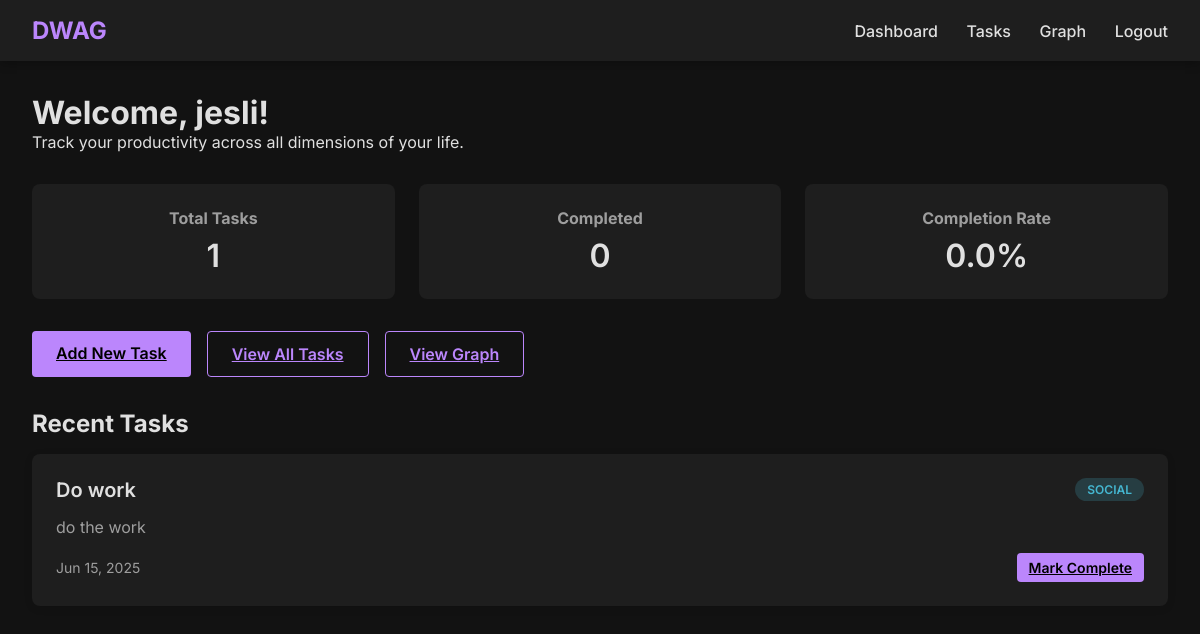
Page /dashboard (signed in) on the earlier database version.
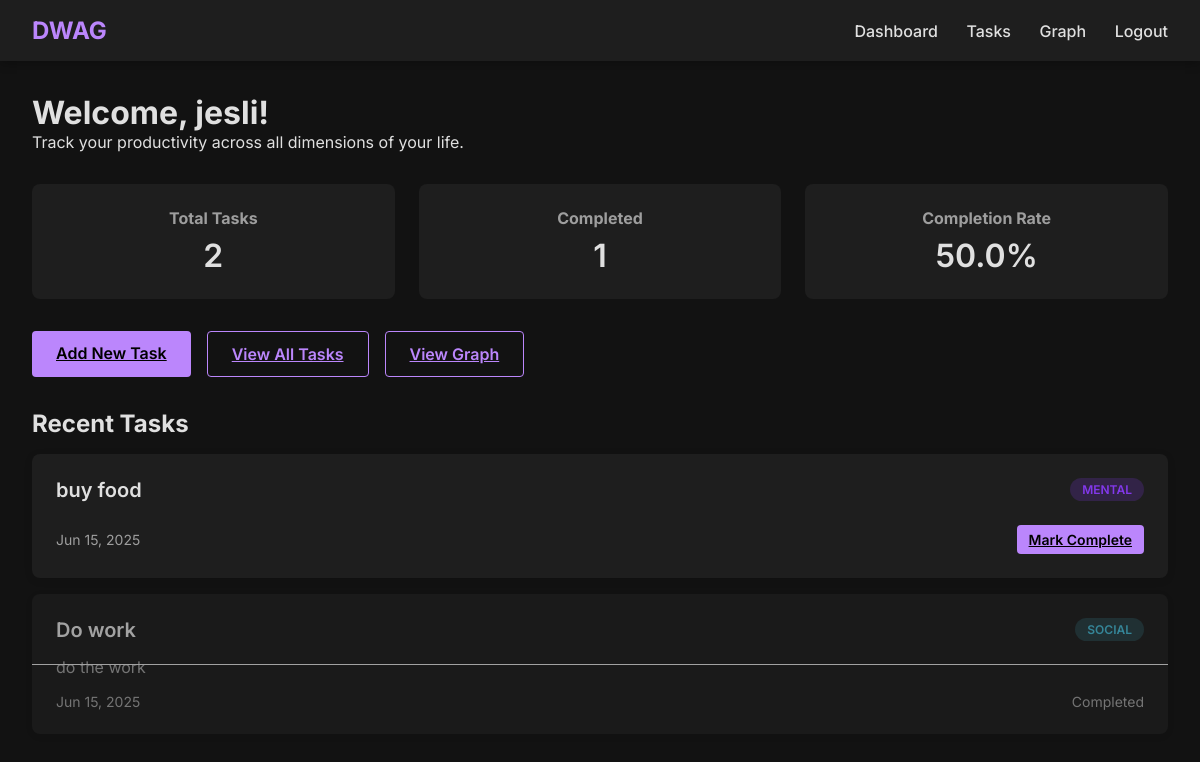
Same page on the later database version.
### app.py (models this page shows)
class User(db.Model):
    id = db.Column(db.Integer, primary_key=True)
    username = db.Column(db.String(80), unique=True, nullable=False)
    email = db.Column(db.String(120), unique=True, nullable=False)
    password = db.Column(db.String(200), nullable=False)
    tasks = db.relationship('Task', backref='user', lazy=True)

class Task(db.Model):
    id = db.Column(db.Integer, primary_key=True)
    title = db.Column(db.String(100), nullable=False)
    description = db.Column(db.Text)
    category = db.Column(db.String(50), nullable=False)
    completed = db.Column(db.Boolean, default=False)
    date_created = db.Column(db.DateTime, default=datetime.utcnow)
    user_id = db.Column(db.Integer, db.ForeignKey('user.id'), nullable=False)

### app.py (the view)
@app.route('/dashboard')
def dashboard():
    if 'user_id' not in session:
        return redirect(url_for('login'))
    user = User.query.get(session['user_id'])
    return render_template('dashboard.html', user=user)

### templates/dashboard.html (shortened to what this page needs)
{% extends "base.html" %}
{% block content %}
<div class="dashboard-header">
    <h1>Welcome, {{ user.username }}!</h1>
    <p>Track your productivity across all dimensions of your life.</p>
</div>
<div class="dashboard-stats">
    <div class="stat-card">
        <h3>Total Tasks</h3>
        <p>{{ user.tasks|length }}</p>
    </div>
    <div class="stat-card">
        <h3>Completed</h3>
        <p>{{ user.tasks|selectattr('completed')|list|length }}</p>
    </div>
    <div class="stat-card">
        <h3>Completion Rate</h3>
        <p>
            {% if user.tasks|length > 0 %}
                {{ (user.tasks|selectattr('completed')|list|length / user.tasks|length * 100)|round(1) }}%
            {% else %}
                0%
            {% endif %}
        </p>
    </div>
</div>
<div class="dashboard-actions">
    <a href="{{ url_for('add_task') }}" class="btn btn-primary">Add New Task</a>
    <a href="{{ url_for('view_tasks') }}" class="btn btn-secondary">View All Tasks</a>
    <a href="{{ url_for('graph') }}" class="btn btn-tertiary">View Graph</a>
</div>
<div class="recent-tasks">
    <h2>Recent Tasks</h2>
    {% if user.tasks[-3:] %}
        {% for task in user.tasks[-3:]|reverse %}
            <div class="task-card {% if task.completed %}completed{% endif %}">
                <div class="task-title">
                    <span>{{ task.title }}</span>
                    <span class="task-category category-{{ task.category.lower() }}">{{ task.category }}</span>
                </div>
                <p class="task-description">{{ task.description }}</p>
                <div class="task-footer">
                    <span>{{ task.date_created.strftime('%b %d, %Y') }}</span>
                    {% if not task.completed %}
                        <a href="{{ url_for('complete_task', task_id=task.id) }}" class="btn btn-small">Mark Complete</a>
                    {% else %}
                        <span>Completed</span>
                    {% endif %}
                </div>
            </div>
        {% endfor %}
    {% else %}
        <p>No tasks yet. <a href="{{ url_for('add_task') }}">Add your first task</a> to get started!</p>
    {% endif %}
</div>
{% endblock %}

### templates/base.html (shortened to what this page needs)
<!DOCTYPE html>
<html lang="en">
<head>
    <link rel="stylesheet" href="{{ url_for('static', filename='css/style.css') }}">
</head>
<body>
    <nav class="navbar">
        <div class="container">
            <a href="{{ url_for('index') }}" class="logo">DWAG</a>
            <div class="nav-links">
                {% if 'user_id' in session %}
                    <a href="{{ url_for('dashboard') }}">Dashboard</a>
                    <a href="{{ url_for('view_tasks') }}">Tasks</a>
                    <a href="{{ url_for('graph') }}">Graph</a>
                    <a href="{{ url_for('logout') }}">Logout</a>
                {% else %}
                    <a href="{{ url_for('login') }}">Login</a>
                    <a href="{{ url_for('register') }}">Register</a>
                {% endif %}
            </div>
        </div>
    </nav>
    <div class="container">
        {% block content %}{% endblock %}
    </div>
</body>
</html>

### static/css/style.css (style rules this page uses)
:root { --bg-color: #121212; --card-bg: #1e1e1e; --text-color: #e0e0e0; --text-muted: #9e9e9e; --primary: #bb86fc; --primary-variant: #3700b3; --secondary: #03dac6; --error: #cf6679; --success: #4caf50; --warning: #ff9800; --info: #2196f3; }
* { margin: 0; padding: 0; box-sizing: border-box; font-family: 'Inter', sans-serif; }
body { background-color: var(--bg-color); color: var(--text-color); min-height: 100vh; }
.container { max-width: 1200px; margin: 0 auto; padding: 2rem; }
.navbar { background-color: var(--card-bg); padding: 1rem 0; box-shadow: 0 2px 10px rgba(0, 0, 0, 0.3); }
.navbar .container { display: flex; justify-content: space-between; align-items: center; padding: 0 2rem; }
.logo { font-size: 1.5rem; font-weight: 700; color: var(--primary); text-decoration: none; }
.nav-links a { color: var(--text-color); text-decoration: none; margin-left: 1.5rem; font-weight: 500; transition: color 0.3s; }
.btn { padding: 0.75rem 1.5rem; background-color: var(--primary); color: #000; border: none; border-radius: 4px; font-weight: 600; cursor: pointer; transition: background-color 0.3s; }
.task-card { background-color: var(--card-bg); padding: 1.5rem; border-radius: 8px; margin-bottom: 1rem; box-shadow: 0 2px 8px rgba(0, 0, 0, 0.1); }
.task-title { font-size: 1.25rem; font-weight: 600; margin-bottom: 0.5rem; display: flex; justify-content: space-between; }
.task-category { display: inline-block; padding: 0.25rem 0.75rem; border-radius: 20px; font-size: 0.75rem; font-weight: 600; margin-bottom: 0.5rem; }
.task-description { color: var(--text-muted); margin-bottom: 1rem; }
.task-footer { display: flex; justify-content: space-between; align-items: center; font-size: 0.875rem; color: var(--text-muted); }
.completed { opacity: 0.7; position: relative; }
.completed::after { content: ''; position: absolute; top: 50%; left: 0; right: 0; height: 1px; background-color: var(--text-color); }
.dashboard-header { margin-bottom: 2rem; }
.dashboard-stats { display: grid; grid-template-columns: repeat(auto-fit, minmax(200px, 1fr)); gap: 1.5rem; margin-bottom: 2rem; }
.stat-card { background-color: var(--card-bg); padding: 1.5rem; border-radius: 8px; text-align: center; }
.stat-card h3 { font-size: 1rem; color: var(--text-muted); margin-bottom: 0.5rem; }
.stat-card p { font-size: 2rem; font-weight: 600; }
.dashboard-actions { display: flex; gap: 1rem; margin-bottom: 2rem; }
.btn-tertiary { background-color: transparent; border: 1px solid var(--primary); color: var(--primary); }
.recent-tasks { margin-top: 2rem; }
.recent-tasks h2 { margin-bottom: 1rem; }
.btn-small { padding: 0.375rem 0.75rem; font-size: 0.875rem; }
.btn-secondary { background-color: transparent; border: 1px solid var(--primary); color: var(--primary); }
.category-social { background-color: rgba(69, 183, 209, 0.2); color: #45B7D1; }
.category-mental { background-color: rgba(131, 56, 236, 0.2); color: #8338EC; }

Differences in the rows shown:
added Task: title "buy food", category "MENTAL", date_created "Jun 15, 2025"
changed Task "Do work": completed "Mark Complete" → "Completed"
Other differences:
{{ user.tasks|length }}: "1" → "2"
{{ user.tasks|selectattr('completed')|list|length }}: "0" → "1"
text no longer shown: "0.0"
text now shown: "50.0"
